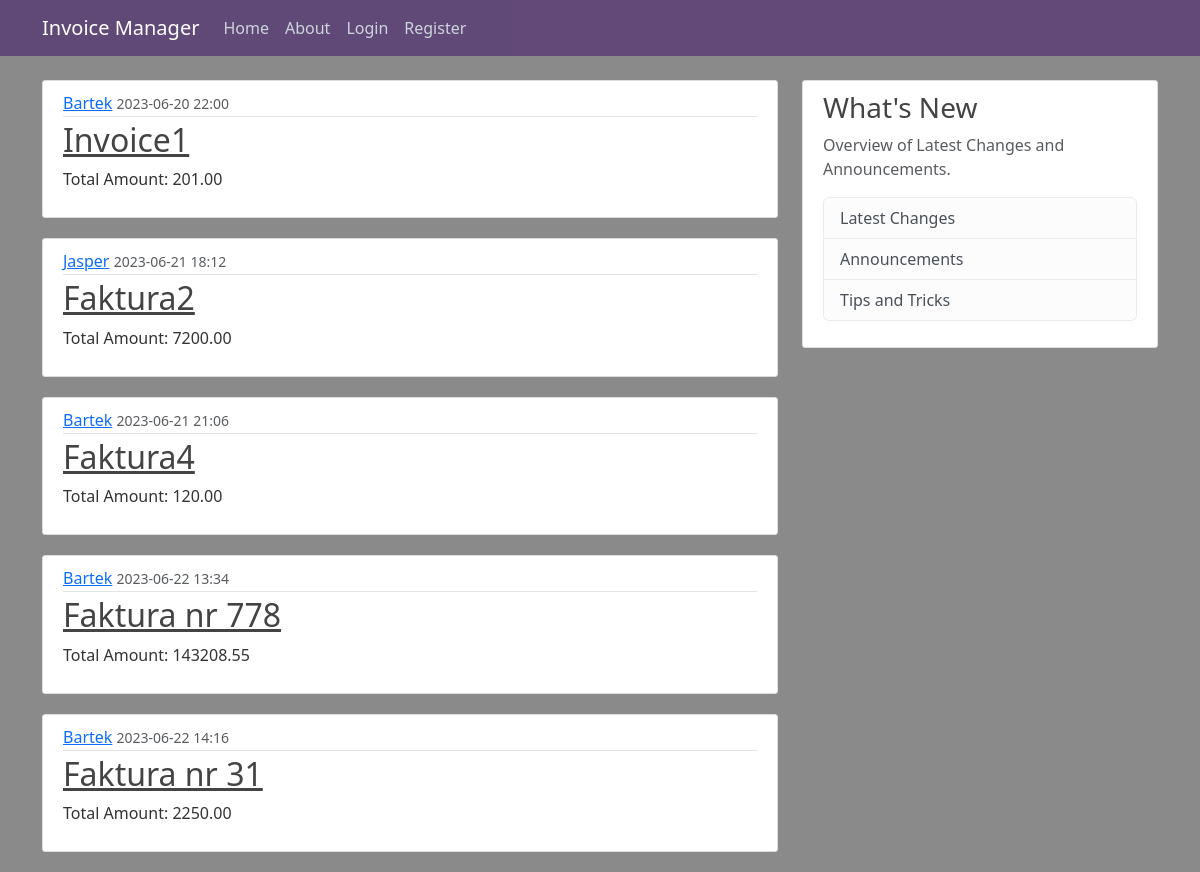
Page /home on the earlier database version.
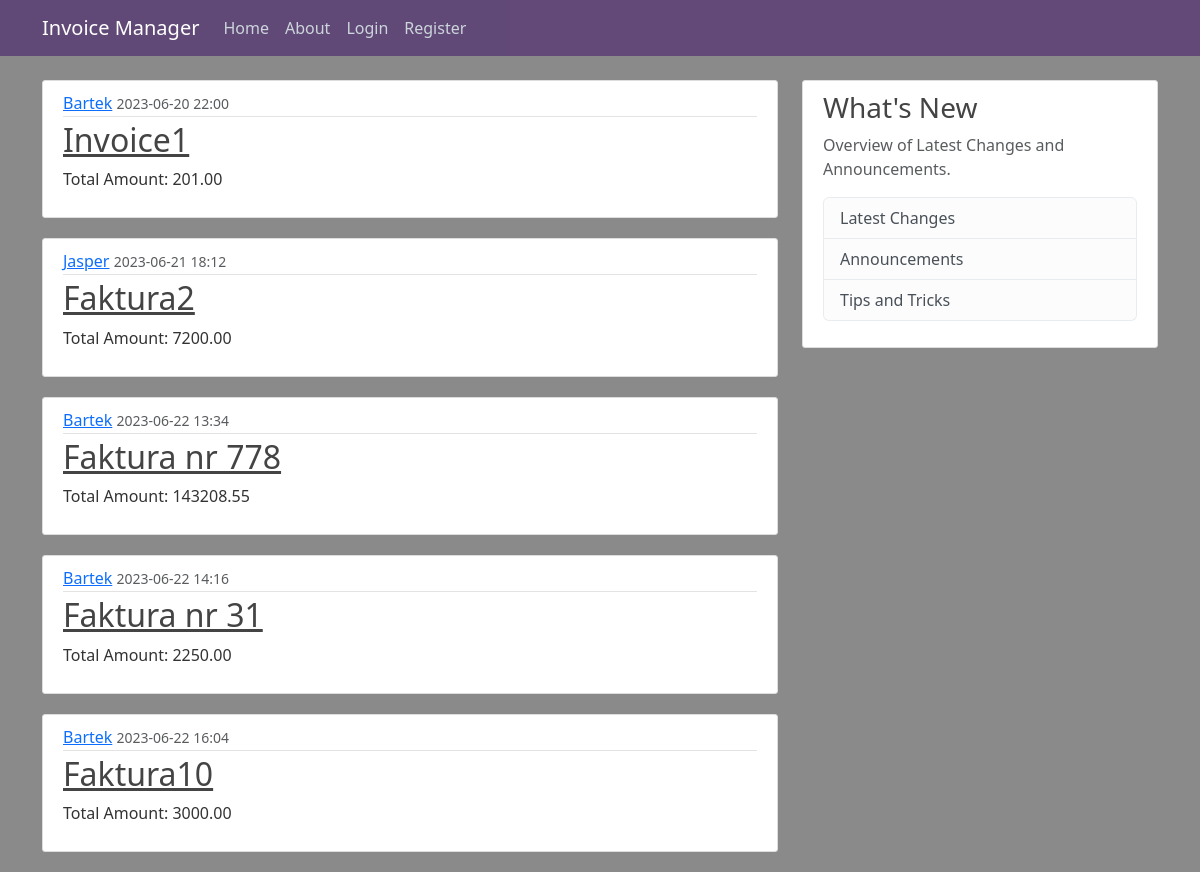
Same page on the later database version.
### application/models.py (models this page shows, shortened)
class Invoice(db.Model):
    id = db.Column(db.Integer, primary_key = True)
    name = db.Column(db.String(100), nullable = False)
    content = db.Column(db.Text, nullable = False)
    amount = db.Column(db.Numeric(10,2), nullable = False)
    date_posted = db.Column(db.DateTime, nullable = False, default = datetime.utcnow)
    user_id = db.Column(db.Integer, db.ForeignKey('user.id'), nullable = False)
    entries = db.relationship('Entry', backref='invoice', lazy=True)

class User(db.Model, UserMixin):
    id = db.Column(db.Integer, primary_key = True)
    username = db.Column(db.String(25), unique = True, nullable = False)
    email = db.Column(db.String(125), unique = True, nullable = False)
    image_file = db.Column(db.String(25), nullable = False, default = 'default.jpg')
    password = db.Column(db.String(60), nullable = False)
    invoices = db.relationship('Invoice', backref='author', lazy=True)

### application/routes.py (the view)
@app.route('/')
@app.route('/home')
def home():
    invoices = Invoice.query.all()
    return render_template('home.html', invoices=invoices)

### application/templates/home.html
{% extends "layout.html" %}
{% block content %}
    {% for invoice in invoices %}
        <article class="media content-section">
            <div class="media-body">
                <div class="article-metadata">
                    <a class="mr-2" href="#">{{ invoice.author.username }}</a>
                    <small class="text-muted">{{ invoice.date_posted.strftime('%Y-%m-%d %H:%M') }}</small>
                </div>
                <h2><a class="article-title" href="{{ url_for('invoice', invoice_id=invoice.id) }}">{{ invoice.name }}</a></h2>
                <p class="article-content">Total Amount: {{ invoice.amount }}</p>
            </div>
        </article>
    {% endfor %}
{% endblock content %}

Differences in the rows shown:
removed Invoice: author.username "Bartek", date_posted "2023-06-21 21:06", name "Faktura4", amount "120.00"
added Invoice: author.username "Bartek", date_posted "2023-06-22 16:04", name "Faktura10", amount "3000.00"
